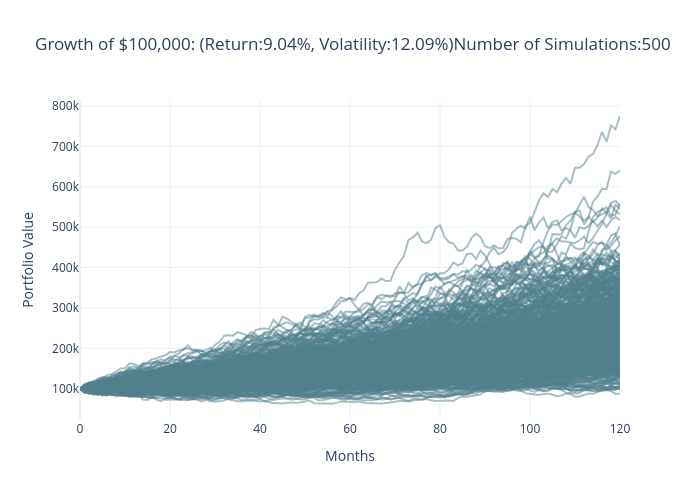
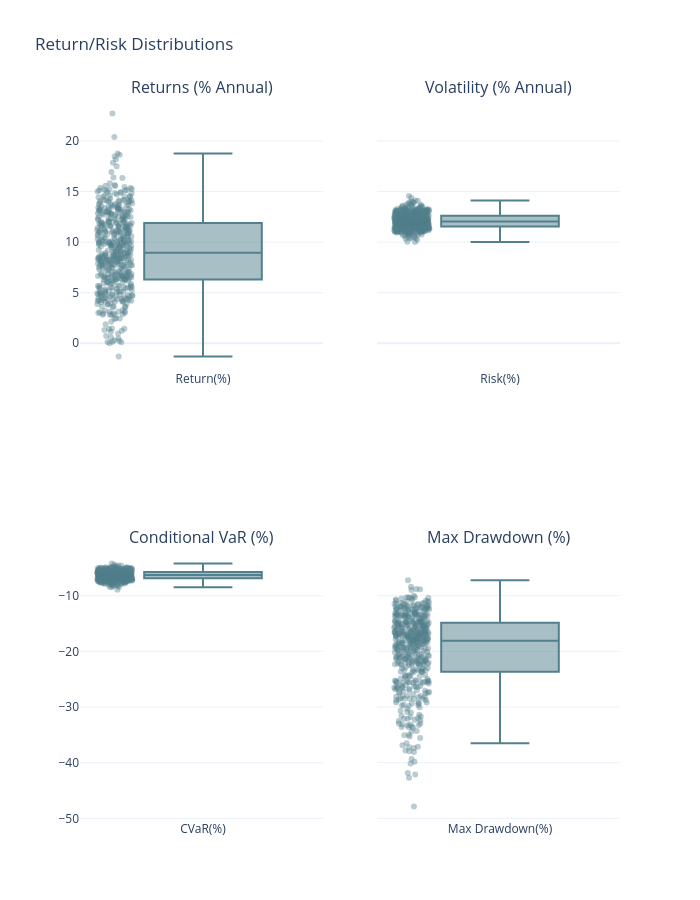
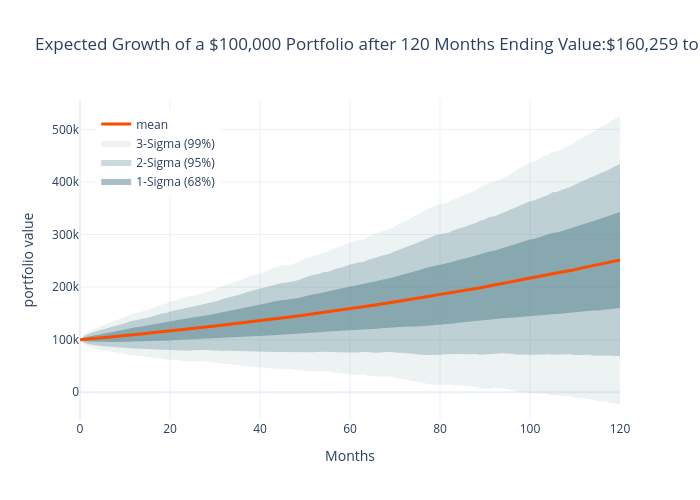

Notebook source saved alongside these figures, in order:
### Markdown cell above
# **Run a Monte Carlo Simulation for the Most Efficient Portfolio**

### Code cell
# run a monte carlo simulation with the updated target weights
p.run_simulation(simulations=500,years=10,frequency='monthly')
p.plot_portfolio_simulations()
p.plot_boxplots()
p.plot_expected_values()
print(p)
